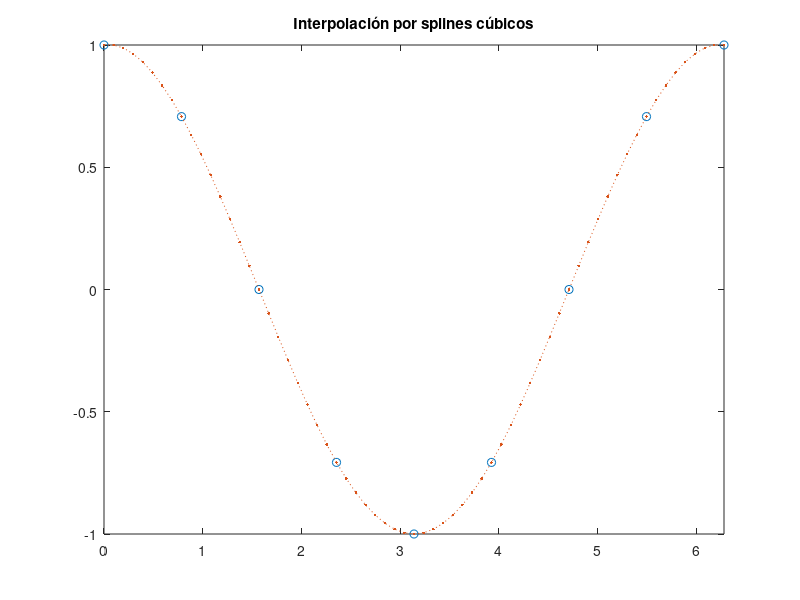

Write the MATLAB code that produced this figure.
%{
    SI727576 - Edgar Guzmán Claustro
    IS727272 - Marco Ricardo Cordero Hernández

    Manual de funciones

    spline
%}

clc, clear

x = 0:pi/4:2*pi; 
y = cos(x);
xq = 0:pi/32:2*pi;
vq = spline(x,y,xq);

figure('Name','Demostración de spline');
plot(x,y,'o',xq,vq,':.');
xlim([0 2*pi]);
title('Interpolación por splines cúbicos');

